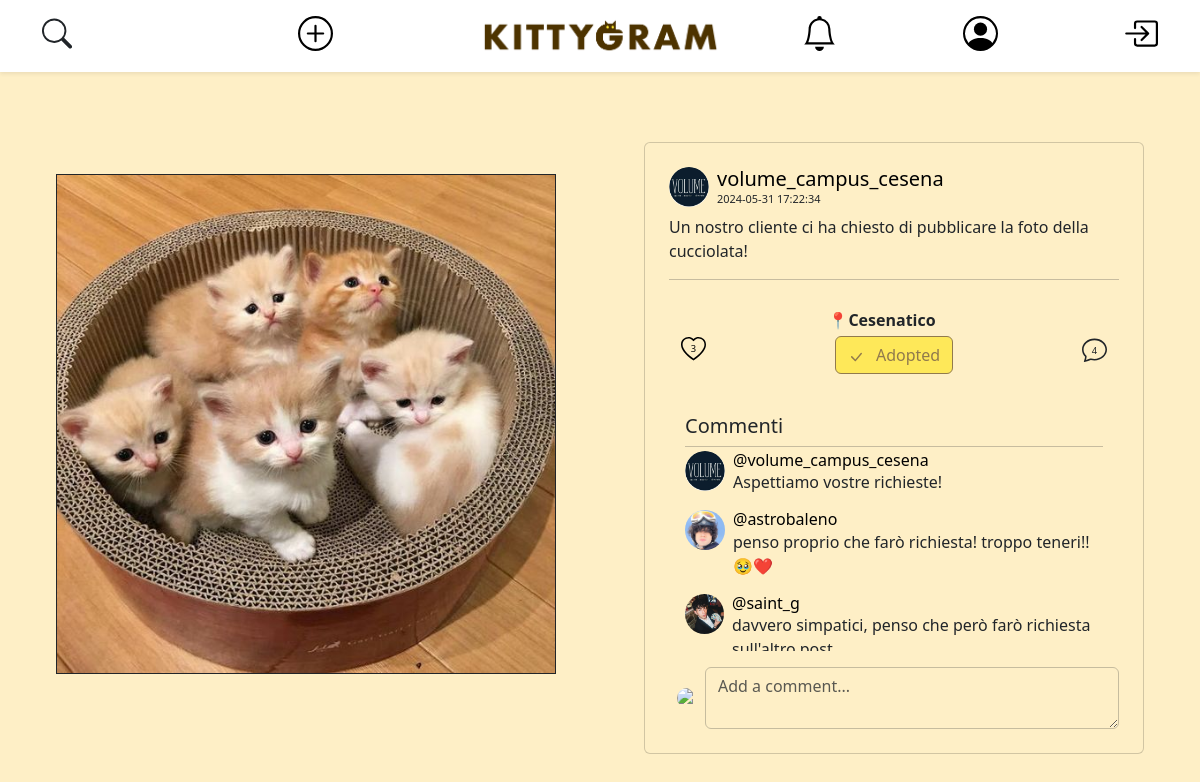
The page /open-post.php?post_id=8 on the database its author committed.
### tables this page shows
CREATE TABLE IF NOT EXISTS ACCOUNT (
    user_id INT AUTO_INCREMENT PRIMARY KEY,
    username VARCHAR(25) NOT NULL UNIQUE,
    email VARCHAR(319) NOT NULL UNIQUE,
    password VARCHAR(512) NOT NULL,  
    salt VARCHAR(512) NOT NULL,
    first_name VARCHAR(25) NOT NULL,
    last_name VARCHAR(25) NOT NULL,
    user_bio VARCHAR(255) NOT NULL DEFAULT " ",
    profile_pic_id INT DEFAULT 1,
    city_id INT
);

CREATE TABLE IF NOT EXISTS MEDIA (
    media_id INT AUTO_INCREMENT PRIMARY KEY,
    file_name VARCHAR(255) NOT NULL,
    post_id INT
);

CREATE TABLE IF NOT EXISTS ADOPTION (
    post_id INT PRIMARY KEY,
    adopted BOOLEAN NOT NULL DEFAULT 0,
    city_id INT NOT NULL
);

CREATE TABLE IF NOT EXISTS POST (
    post_id INT AUTO_INCREMENT PRIMARY KEY,
    description VARCHAR(100) NOT NULL,
    date DATETIME NOT NULL,
    user_id INT NOT NULL
);

CREATE TABLE IF NOT EXISTS CITY (
    city_id INT AUTO_INCREMENT PRIMARY KEY,
    city_name VARCHAR(60) NOT NULL,
    city_cap VARCHAR(6) NOT NULL UNIQUE
);

CREATE TABLE IF NOT EXISTS COMMENT (
    comment_id INT AUTO_INCREMENT,
    post_id INT NOT NULL,
    user_id INT NOT NULL,
    message VARCHAR(200) NOT NULL,
    date DATETIME NOT NULL,
    PRIMARY KEY (comment_id, post_id)
);

### open-post.php (the view, shortened to what the rows shown need)
<?php
require_once ("db-config.php");
if (isset($_GET['post_id'])) {
    $post_id = $_GET['post_id'];
    $isAdoption = $dbh->isAdoption($post_id);
    if ($isAdoption) {
        $currentPost = $dbh->getAdoption($post_id);
    } else {
        $currentPost = $dbh->getPost($post_id);
    }
}
if (isset($currentPost)):
    ?>
    <!Doctype html>
    <html lang="en">
    <head>
        <link href="https://cdn.jsdelivr.net/npm/bootstrap@5.3.3/dist/css/bootstrap.min.css" rel="stylesheet"
>
        <link rel="stylesheet" href="css/style.css">
        <?php echo require_once ("./components/navbar.php") ?>
        <?php $viewer = $dbh->getAccountFromUsername($_SESSION['username']); ?>
    </head>
    <body>
        <div class="container-fluid py-4 d-flex justify-content-center align-items-center min-vh-100">
            <div class="row auto-cols w-100">
                <div class="col mt-5 mb-5 py-4 d-flex justify-content-center">
                    <?php
                    $images = $currentPost["media"];
                    if (count($currentPost["media"]) > 1): ?>
                        <div id="carousel-<?php echo $currentPost['post_id']; ?>" class="carousel slide">
                            <div class="carousel-indicators">
                                <?php foreach ($images as $index => $image): ?>
                                    <button type="button" data-bs-target="#carousel-<?php echo $currentPost['post_id']; ?>"
                                        data-bs-slide-to="<?php echo $index; ?>" class="<?php echo $index === 0 ? 'active' : ''; ?>"
                                        aria-current="<?php echo $index === 0 ? 'true' : 'false'; ?>"
                                        aria-label="Slide <?php echo $index + 1; ?>"></button>
                                <?php endforeach; ?>
                            </div>
                            <div class="carousel-inner">
                                <?php foreach ($images as $index => $image): ?>
                                    <div class="carousel-item <?php echo $index === 0 ? 'active' : ''; ?>">
                                        <img src="./img/<?php echo $image; ?>" class="d-block w-100 h-100 post-image"
                                            alt="Post Image">
                                    </div>
                                <?php endforeach; ?>
                            </div>
                            <button class="carousel-control-prev" type="button"
                                data-bs-target="#carousel-<?php echo $currentPost['post_id']; ?>" data-bs-slide="prev">
                                <span class="carousel-control-prev-icon" aria-hidden="true"></span>
                                <span class="visually-hidden">Previous</span>
                            </button>
                            <button class="carousel-control-next" type="button"
                                data-bs-target="#carousel-<?php echo $currentPost['post_id']; ?>" data-bs-slide="next">
                                <span class="carousel-control-next-icon" aria-hidden="true"></span>
                                <span class="visually-hidden">Next</span>
                            </button>
                        </div>
                    <?php else: ?>
                        <img src="./img/<?php echo $images[0]; ?>" alt="Post Image" class="border border-dark post-image">
                    <?php endif; ?>
                </div>
                <div class="col mt-5 d-flex justify-content-center">
                    <div class="card p-4">
                        <div class="mb-1 d-flex align-items-center">
                            <img src="img/<?php echo $currentPost['owner']['pic'] ?>" class="avatar rounded-circle me-2"
                                alt="Avatar utente">
                            <div>
                                <a href="open-profile.php?username=<?php echo $currentPost['owner']['username']; ?>"
                                    class="custom-link">
                                    <h5 class="mb-0"><?php echo $currentPost['owner']['username'] ?></h5>
                                </a>
                                <p class="mb-0 smaller-text"><?php echo $currentPost['date'] ?></p>
                            </div>
                        </div>
                        <p class="mb-0 mt-1 text-start"> <?php echo $currentPost['description'] ?></p>
                        <hr class="my-3 border-dark">
                        <nav class="navbar navbar-expand mt-1">
                            <div class="container-fluid">
                                <?php
                                $liked = $dbh->userLikesPost($currentPost["post_id"], $_SESSION["user_id"]);
                                $likedClass = $liked ? 'liked' : '';
                                ?>
                                <div class="like-icon <?php echo $likedClass ?>"
                                    data-post-id="<?php echo $currentPost["post_id"]; ?>"
                                    data-owner-id="<?php echo $currentPost["user_id"]; ?>">
                                    <svg width="25" height="25" xmlns="http://www.w3.org/2000/svg" viewBox="0 0 16 16">
                                        <path
                                            d="<?php echo $likedClass == 'liked' ? 'M8 1.314C12.438-3.248 23.534 4.735 8 15-7.534 4.736 3.562-3.248 8 1.314' : 'm8 2.748-.717-.737C5.6.281 2.514.878 1.4 3.053c-.523 1.023-.641 2.5.314 4.385.92 1.815 2.834 3.989 6.286 6.357 3.452-2.368 5.365-4.542 6.286-6.357.955-1.886.838-3.362.314-4.385C13.486.878 10.4.28 8.717 2.01zM8 15C-7.333 4.868 3.279-3.04 7.824 1.143q.09.083.176.171a3 3 0 0 1 .176-.17C12.72-3.042 23.333 4.867 8 15'; ?>" />
                                            <text x="8" y="8" fill="black" font-size="6" text-anchor="middle" alignment-baseline="middle"><?php echo $dbh->getNumLikes($post_id) ?></text>
                                    </svg>
                                </div>
                                <?php if ($isAdoption): ?>
                                    <?php if ($_SESSION['user_id'] != $currentPost['user_id']): ?>
                                        <?php if (!$currentPost['adopted']): ?>
                                            <div class="d-flex flex-column align-items-center mb-3">
                                                <span class="mb-1 fw-bold me-4">📍<?php echo $currentPost['city_name'] ?></span>
                                                <div class="adoption-icon" data-bs-toggle="modal" data-bs-target="#adoption-modal"
                                                    data-post-id="<?php echo $currentPost['post_id'] ?>"
                                                    data-owner="<?php echo $currentPost['owner']['username'] ?>">
                                                    <svg xmlns="http://www.w3.org/2000/svg" width="25" height="25" class="bi bi-house-heart"
                                                        viewBox="0 0 16 16">
                                                        <path d="M8 6.982C9.664 5.309 13.825 8.236 8 12 2.175 8.236 6.336 5.309 8 6.982"/>
                                                        <path d="M8.707 1.5a1 1 0 0 0-1.414 0L.646 8.146a.5.5 0 0 0 .708.707L2 8.207V13.5A1.5 1.5 0 0 0 3.5 15h9a1.5 1.5 0 0 0 1.5-1.5V8.207l.646.646a.5.5 0 0 0 .708-.707L13 5.793V2.5a.5.5 0 0 0-.5-.5h-1a.5.5 0 0 0-.5.5v1.293zM13 7.207V13.5a.5.5 0 0 1-.5.5h-9a.5.5 0 0 1-.5-.5V7.207l5-5z"/>
                                                    </svg>
                                                </div>
                                            </div>
                                        <?php else: ?>
                                            <div class="d-flex flex-column align-items-center mb-3">
                                                <span class="mb-1 fw-bold me-4">📍<?php echo $currentPost['city_name'] ?></span>
                                                <button type="button" class="btn btn-primary" disabled>
                                                    Adopted
                                                </button>
                                            </div>
                                        <?php endif; ?>
                                    <?php endif; ?>
                                <?php endif; ?>
                                <svg xmlns="http://www.w3.org/2000/svg" width="25" height="25" fill="currentColor" class="bi bi-chat" viewBox="0 0 16 16" id="commentIcon">
                                    <path
                                        d="M2.678 11.894a1 1 0 0 1 .287.801 11 11 0 0 1-.398 2c1.395-.323 2.247-.697 2.634-.893a1 1 0 0 1 .71-.074A8 8 0 0 0 8 14c3.996 0 7-2.807 7-6s-3.004-6-7-6-7 2.808-7 6c0 1.468.617 2.83 1.678 3.894m-.493 3.905a22 22 0 0 1-.713.129c-.2.032-.352-.176-.273-.362a10 10 0 0 0 .244-.637l.003-.01c.248-.72.45-1.548.524-2.319C.743 11.37 0 9.76 0 8c0-3.866 3.582-7 8-7s8 3.134 8 7-3.582 7-8 7a9 9 0 0 1-2.347-.306c-.52.263-1.639.742-3.468 1.105" />
                                    <text x="8" y="9" font-size="6" text-anchor="middle" alignment-baseline="middle"><?php echo count($currentPost['comment']) ?></text>
                                </svg>
                            </div>
                        </nav>
                        <div class="card-body">
                            <h5 class="card-title text-start">Commenti</h5>
                            <hr class="my-1 border-transparent">
                            <div class="comment-container">
                                <?php foreach ($currentPost['comment'] as $comment): ?>
                                    <div class="d-flex mb-3">
                                        <img src="img/<?php echo $comment['profile_pic'] ?>" class="avatar rounded-circle me-2"
                                            alt="Avatar utente">
                                        <div>
                                            <a href="open-profile.php?username=<?php echo $comment['username']; ?>"
                                                class="custom-link">
                                                <h6 class="mb-0">@<?php echo $comment['username'] ?></h6>
                                            </a>
                                            <p class="mb-0"><?php echo $comment['message'] ?></p>
                                        </div>
                                    </div>
                                <?php endforeach; ?>
                            </div>
                        </div>
                        <form id="commentForm" class="w-100">
                                <div class="d-flex align-items-center justify-content-center">
                                    <img src="img/<?php echo $viewer['pic'] ?>"
                                        class="small-avatar rounded-circle me-2 ms-2" alt="Avatar utente">
                                    <textarea class="form-control transparent-input" placeholder="Add a comment..."
                                        id="commentArea" maxlength=200></textarea>
                                </div>
                        </form>
                    </div>
                </div>
            </div>
        </div>
    </body>
    </html>
    <?php require_once ("./modals/post-settings-modal.php") ?>
<?php else:
    header('Location: ./index.php');
endif;
?>

### rows shown on the page
account: profile_pic.file_name (picture), username "volume_campus_cesena"
adoption: post_id.date "2024-05-31 17:22:34", post_id.description "Un nostro cliente ci ha chiesto di pubblicare la foto della cucciolata!", city.city_name "Cesenatico"
comment: media.file_name (picture), user.username "volume_campus_cesena", message "Aspettiamo vostre richieste!"
comment: media.file_name (picture), user.username "astrobaleno", message "penso proprio che farò richiesta! troppo teneri!! 🥹❤️"
comment: media.file_name (picture), user.username "saint_g", message "davvero simpatici, penso che però farò richiesta…"

### other values the page prints
$dbh->getNumLikes($post_id) "3"
count($currentPost['comment']) "4"
